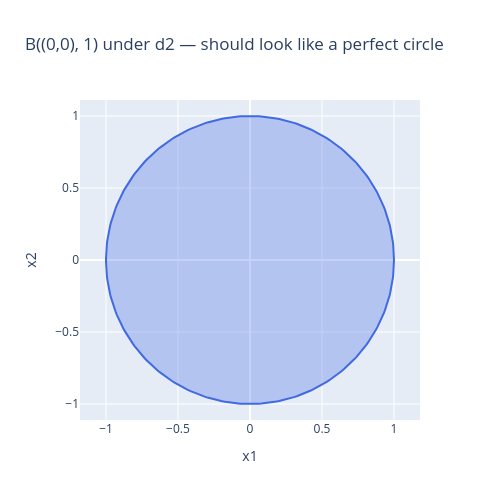

Here is the notebook cell this chart was saved with:
### Code cell
fig = go.Figure()
fig.add_trace(go.Scatter(
    x=x, y=y,
    fill="toself",              # <- plotly's version of plt.fill_between, but closed-region
    mode="lines",
    line=dict(color="royalblue"),
    fillcolor="rgba(65,105,225,0.3)",
    name="p = 2 (Euclidean)",
))
fig.update_layout(
    title="B((0,0), 1) under d2 — should look like a perfect circle",
    xaxis_title="x1", yaxis_title="x2",
    yaxis=dict(scaleanchor="x", scaleratio=1),  # keeps circles circular (equal aspect ratio)
    width=500, height=500,
)
fig.show()

### Figure 1 — Plotly figure (JSON) as saved in the notebook; plotly's stock layout.template omitted (floating-point values rounded to 4 significant figures; data arrays with more than 128 entries replaced by an {"elided": "..."} marker saying what was removed)
{"data": [{"fill": "toself", "fillcolor": "rgba(65,105,225,0.3)", "line": {"color": "royalblue"}, "mode": "lines", "name": "p = 2 (Euclidean)", "type": "scatter", "x": {"elided": "300 float values"}, "y": {"elided": "300 float values"}}], "layout": {"height": 500, "title": {"text": "B((0,0), 1) under d2 — should look like a perfect circle"}, "width": 500, "xaxis": {"title": {"text": "x1"}}, "yaxis": {"scaleanchor": "x", "scaleratio": 1, "title": {"text": "x2"}}}}
